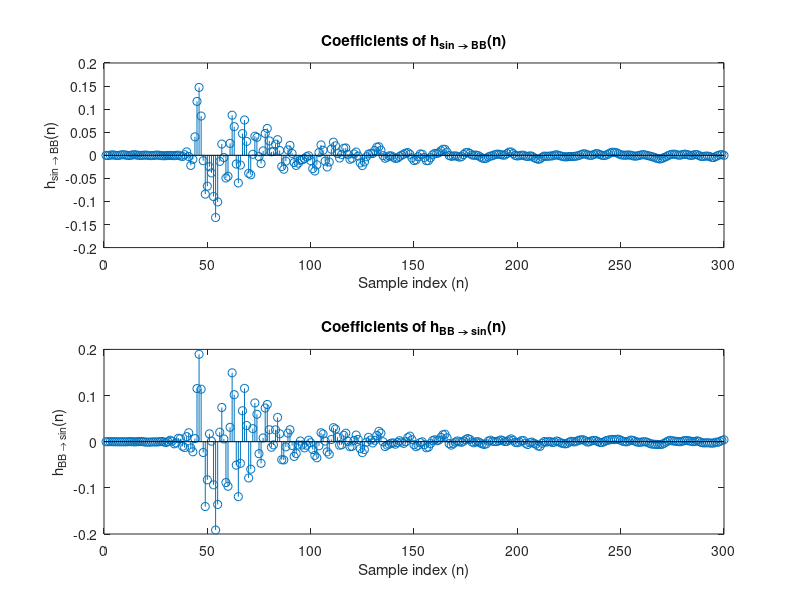

The MATLAB script that drew this image:
h_reversedOrder_sin_BB = [-.000232024;
        .00150354;
        .0010353;
        -.000545747;
        -.00278483;
        -.00490973;
        -.00447922;
        -.00250598;
        -.00160974;
        -.00190596;
        -.002379;
        -.00257074;
        -.000803453;
        .00146398;
        .00152988;
        .00029331;
        -.000350088;
        .000432574;
        .00175549;
        .00255818;
        .00181651;
        .000318297;
        .000209804;
        .00144669;
        .00254279;
        .0022418;
        .00129413;
        -.000676828;
        -.00303249;
        -.00483909;
        -.0069679;
        -.00810607;
        -.00731523;
        -.00591662;
        -.00421014;
        -.00281253;
        -.00163913;
        -.000589382;
        .00056106;
        .00146804;
        .000853542;
        -.000319719;
        -.00133045;
        -.0019231;
        -.00125756;
        7.65352e-5;
        .0007484;
        .000416993;
        .000213386;
        .000426043;
        .00109125;
        .00330715;
        .00555908;
        .00641373;
        .00653031;
        .00524565;
        .00260659;
        .000432617;
        -.000650047;
        -.000181903;
        .00153112;
        .0032909;
        .00363296;
        .0016212;
        -.000114058;
        -4.75266e-5;
        .000917196;
        .0027492;
        .00329159;
        .00172948;
        -3.56164e-5;
        -.00138709;
        -.00215962;
        -.00253297;
        -.00263898;
        -.00274157;
        -.00328883;
        -.00346404;
        -.00256836;
        -.00155313;
        -.000227037;
        .00128014;
        .000196533;
        -.00132159;
        -.00151662;
        -.00213552;
        -.00212671;
        -.00183399;
        -.00422316;
        -.00783161;
        -.00873631;
        -.00711318;
        -.00487937;
        -.00196055;
        -.0012805;
        -.00266217;
        -.00186959;
        6.91549e-5;
        .000201941;
        -.000900874;
        -.00154843;
        -.000488868;
        .00353807;
        .00720093;
        .00683909;
        .00373202;
        .000560372;
        .000181034;
        .00153884;
        .00240008;
        .00250664;
        .00117064;
        -.000881698;
        -.0017187;
        -.00357022;
        -.00656377;
        -.00710417;
        -.00597198;
        -.00357914;
        -.000583111;
        .00040037;
        -2.92349e-5;
        .000770579;
        .00390018;
        .00641695;
        .00559019;
        .00165365;
        -.00290429;
        -.00407049;
        -.00222711;
        -.00121787;
        -.0015724;
        -.00229831;
        -.000414729;
        .00686858;
        .0128104;
        .0130336;
        .00970359;
        .00542068;
        .00392157;
        .00402861;
        .00104154;
        -.00526645;
        -.0115085;
        -.0117775;
        -.00478218;
        .00232412;
        .00286062;
        -.00310322;
        -.0100989;
        -.011398;
        -.00575366;
        .0021728;
        .00590671;
        .00479203;
        .00228261;
        .000192908;
        -.00264521;
        -.00607895;
        -.00690497;
        -.00412379;
        -.0013239;
        -.00121084;
        -.00412325;
        -.00650181;
        -.000856542;
        .0110475;
        .0184644;
        .0176387;
        .0103917;
        .00381667;
        .00383816;
        .00264081;
        -.0032951;
        -.0145404;
        -.0223485;
        -.0165171;
        -.00162329;
        .00698526;
        .00293223;
        -.00663594;
        -.00870627;
        .00212658;
        .0158832;
        .0151717;
        .00131858;
        -.005952;
        .00349558;
        .0205366;
        .0284158;
        .0132483;
        -.0145171;
        -.0253119;
        -.0126773;
        .0108523;
        .0224728;
        .00582828;
        -.0206814;
        -.0340633;
        -.0289346;
        -.0114756;
        -.00104189;
        -.00313455;
        -.0074923;
        -.00968877;
        -.0108726;
        -.017042;
        -.0219941;
        -.0156458;
        .00413694;
        .021427;
        .0115671;
        -.0127912;
        -.0301612;
        -.0244029;
        .0103954;
        .0337809;
        .0240313;
        .008395;
        .00738633;
        .0311675;
        .0581568;
        .047284;
        .00958421;
        -.018012;
        -.00289251;
        .0388888;
        .0413936;
        .00215085;
        -.0422217;
        -.0391202;
        .0300557;
        .0764414;
        .0469284;
        -.0212537;
        -.0599612;
        -.0189983;
        .062006;
        .0868815;
        .02575;
        -.0454714;
        -.0492475;
        -.00491541;
        .0243251;
        -.0131601;
        -.101025;
        -.13492;
        -.08941;
        -.0381929;
        -.0249522;
        -.0670028;
        -.084212;
        -.0117282;
        .0850281;
        .147062;
        .116741;
        .0399219;
        -.00878352;
        -.0219553;
        -.00279752;
        .00735631;
        .00122825;
        -.0025261;
        -.001527;
        .000163357;
        -.000138089;
        -.000849922;
        -.000667148;
        -.000314699;
        -.000326703;
        -.000767877;
        -.00103764;
        -.000808391;
        -.000157614;
        .000432857;
        .000302866;
        -.00034461;
        -.000764703;
        -.000615011;
        5.97438e-5;
        .000536258;
        8.83581e-5;
        -.000302074;
        -.000220628;
        .000375912;
        .00119557;
        .00100644;
        -2.48925e-5;
        -.000560445;
        -2.70939e-5;
        .000859483;
        .00126988;
        .000603399;
        -.000305414;
        -.000325214;
        .000513499;
        .000914728;
        .000243659;
        -.000588737;
        -.000200253];

h_reversedOrder_BB_sin = [.00417288;
        .002728;
        .000637237;
        -.0014449;
        -.000971524;
        -.00295133;
        -.00314402;
        -.00265216;
        -.00232968;
        -.00260561;
        -.00261201;
        -.0018986;
        .000443883;
        .00197936;
        .000603133;
        -1.19784e-5;
        .000954082;
        .00187059;
        .00258619;
        .00262229;
        .00119545;
        -.000113641;
        4.91926e-5;
        .000836537;
        .00115597;
        .00188846;
        .00299142;
        .00164367;
        -.000860328;
        -.003471;
        -.00578227;
        -.00587612;
        -.00598112;
        -.00580335;
        -.00537239;
        -.00521547;
        -.00357364;
        -.00153355;
        -.000180852;
        -.000167904;
        -.000939099;
        -.0013474;
        -.000852765;
        .000862;
        .00281677;
        .00345877;
        .00157979;
        -.000323253;
        5.8599e-5;
        .00103603;
        .00314989;
        .00535116;
        .00516949;
        .00442822;
        .00500677;
        .00433089;
        .00328942;
        .00236776;
        -.000111931;
        -.00167719;
        -.00170583;
        .00025338;
        .00230767;
        .00281421;
        .00209073;
        5.40498e-5;
        -.000948221;
        .00162012;
        .00399364;
        .00425447;
        .00339801;
        .00155232;
        -.000282931;
        -.000145446;
        .000830587;
        -.00110785;
        -.00420212;
        -.00466176;
        -.00353697;
        -.00270954;
        9.09691e-5;
        .00151619;
        -.000953327;
        -.00196764;
        .000167743;
        -.000124904;
        -.000865864;
        .000360594;
        -.0034929;
        -.0100695;
        -.00927912;
        -.00543927;
        -.00354371;
        -.000834178;
        -.00211361;
        -.00615041;
        -.00333852;
        .00247076;
        .00222217;
        -.000776703;
        -.00221647;
        -.00152764;
        .00310321;
        .00614077;
        .0035052;
        .000691535;
        .000300125;
        .00223305;
        .00386319;
        .00188548;
        .000236813;
        .000248929;
        .000882679;
        .00331351;
        .00141489;
        -.0046367;
        -.00610048;
        -.00458891;
        -.00266675;
        3.58123e-6;
        -.000234045;
        -.00238685;
        -.000532753;
        .00495719;
        .00686325;
        .00446315;
        .00103579;
        -.00134351;
        -.000146668;
        .00161569;
        -.000959056;
        -.00437364;
        -.00748187;
        -.00418546;
        .00838718;
        .0161848;
        .0150129;
        .00942447;
        .00338974;
        .002025;
        .00414266;
        .00228159;
        -.00417394;
        -.0117257;
        -.0131839;
        -.00649601;
        -.000311012;
        -.00189187;
        -.00790412;
        -.0108404;
        -.00649698;
        .00437048;
        .012058;
        .00882912;
        8.9409e-6;
        -.00367584;
        -.000922807;
        .00216103;
        -.00177814;
        -.00545674;
        -.00270309;
        -.00312511;
        -.00526948;
        -.00749641;
        -.0105626;
        -8.51578e-5;
        .0184179;
        .022446;
        .0136703;
        .00304356;
        -.00280948;
        .00365691;
        .00951334;
        -.000929727;
        -.0171158;
        -.0238249;
        -.0151085;
        .00463163;
        .0143845;
        .00279826;
        -.0102491;
        -.0109006;
        .000868247;
        .0183907;
        .0138948;
        -.00658648;
        -.00768009;
        .00974619;
        .0273889;
        .0303793;
        .00470003;
        -.0271567;
        -.021992;
        .00126722;
        .0166562;
        .0194326;
        -.00892499;
        -.0349031;
        -.0296395;
        -.0170108;
        -.00219869;
        .00323005;
        -.00773142;
        -.0134591;
        -.00711033;
        .00147627;
        -.00714588;
        -.025731;
        -.0319802;
        -.00821466;
        .0259527;
        .0186467;
        -.0112735;
        -.0395144;
        -.0390742;
        .0171857;
        .0527024;
        .0257141;
        -.00683227;
        -.0120333;
        .025897;
        .0807456;
        .0729545;
        .00811263;
        -.0469028;
        -.0259778;
        .0593828;
        .083983;
        .0282504;
        -.0596292;
        -.0786166;
        .0351049;
        .115572;
        .0670046;
        -.0468792;
        -.119134;
        -.050735;
        .101818;
        .149249;
        .0311001;
        -.0965922;
        -.0885391;
        .00594619;
        .0742039;
        .0205289;
        -.136006;
        -.191424;
        -.0935014;
        .00120472;
        .0170235;
        -.0826275;
        -.140489;
        -.0234539;
        .113748;
        .189412;
        .115141;
        .00672007;
        -.0218963;
        -.0137069;
        .0193649;
        .0109384;
        -.0128173;
        -.00991892;
        .00646876;
        .00753908;
        -.00270425;
        -.00458477;
        .00112464;
        .00323401;
        .000118093;
        -.00178837;
        -.000554584;
        .000464414;
        1.63607e-5;
        -.00047014;
        -.000681827;
        -.00048701;
        -.000572417;
        -.00107194;
        -.000845897;
        -.000742349;
        -.000100479;
        .000322527;
        .000150453;
        -4.19558e-5;
        -.000340328;
        -.000105418;
        .000126421;
        8.18265e-5;
        -.000188648;
        -.000379425;
        -.000150151;
        -.000224548;
        -.000245271;
        -.000162077;
        -.000134295;
        6.15106e-6;
        3.17749e-5;
        2.69519e-5;
        -6.70601e-5];


h_sin_to_BB = flip(h_reversedOrder_sin_BB');
h_BB_to_sin = flip(h_reversedOrder_BB_sin');


figure(1)

subplot(2,1,1)
stem(h_sin_to_BB);
title('Coefficients of h_{sin \rightarrow BB}(n)');
xlabel('Sample index (n)'); % Added
ylabel('h_{sin \rightarrow BB}(n)'); % Added


subplot(2,1,2)
stem(h_BB_to_sin);
title('Coefficients of h_{BB \rightarrow sin}(n)');
xlabel('Sample index (n)'); % Added
ylabel('h_{BB \rightarrow sin}(n)'); % Added